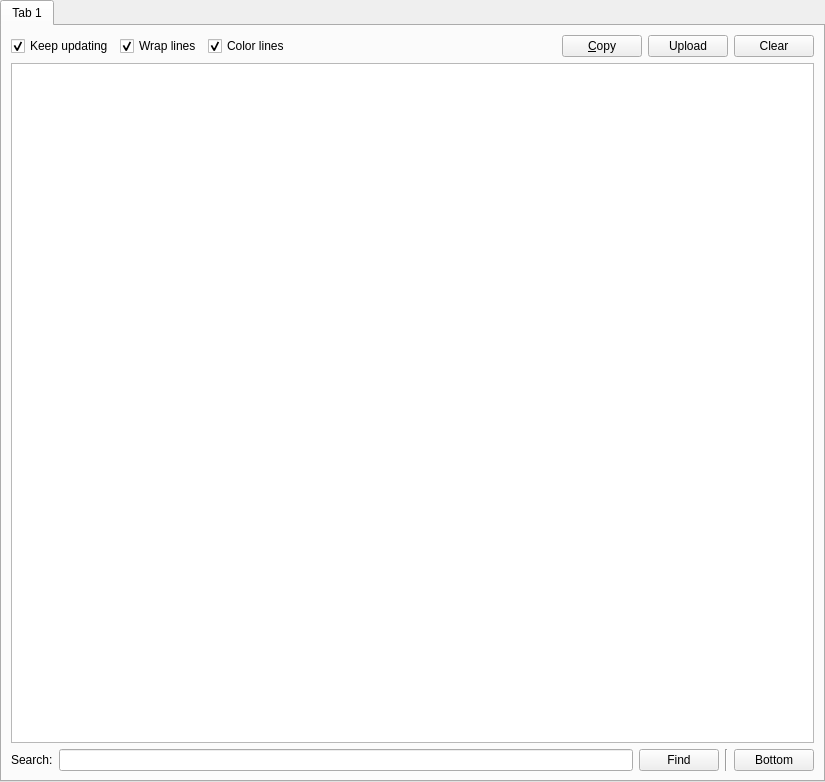
<?xml version="1.0" encoding="UTF-8"?>
<ui version="4.0">
 <class>LogPage</class>
 <widget class="QWidget" name="LogPage">
  <property name="geometry">
   <rect>
    <x>0</x>
    <y>0</y>
    <width>825</width>
    <height>782</height>
   </rect>
  </property>
  <layout class="QVBoxLayout" name="verticalLayout">
   <property name="leftMargin">
    <number>0</number>
   </property>
   <property name="topMargin">
    <number>0</number>
   </property>
   <property name="rightMargin">
    <number>0</number>
   </property>
   <property name="bottomMargin">
    <number>0</number>
   </property>
   <item>
    <widget class="QTabWidget" name="tabWidget">
     <property name="currentIndex">
      <number>0</number>
     </property>
     <widget class="QWidget" name="tab">
      <attribute name="title">
       <string notr="true">Tab 1</string>
      </attribute>
      <layout class="QGridLayout" name="gridLayout">
       <item row="1" column="0" colspan="5">
        <widget class="LogView" name="text">
         <property name="undoRedoEnabled">
          <bool>false</bool>
         </property>
         <property name="readOnly">
          <bool>true</bool>
         </property>
         <property name="plainText">
          <string notr="true"/>
         </property>
         <property name="textInteractionFlags">
          <set>Qt::LinksAccessibleByKeyboard|Qt::LinksAccessibleByMouse|Qt::TextBrowserInteraction|Qt::TextSelectableByKeyboard|Qt::TextSelectableByMouse</set>
         </property>
         <property name="centerOnScroll">
          <bool>false</bool>
         </property>
        </widget>
       </item>
       <item row="0" column="0" colspan="5">
        <layout class="QHBoxLayout" name="horizontalLayout">
         <item>
          <widget class="QCheckBox" name="trackLogCheckbox">
           <property name="text">
            <string>Keep updating</string>
           </property>
           <property name="checked">
            <bool>true</bool>
           </property>
          </widget>
         </item>
         <item>
          <widget class="QCheckBox" name="wrapCheckbox">
           <property name="text">
            <string>Wrap lines</string>
           </property>
           <property name="checked">
            <bool>true</bool>
           </property>
          </widget>
         </item>
         <item>
          <widget class="QCheckBox" name="colorCheckbox">
           <property name="text">
            <string>Color lines</string>
           </property>
           <property name="checked">
            <bool>true</bool>
           </property>
          </widget>
         </item>
         <item>
          <spacer name="horizontalSpacer">
           <property name="orientation">
            <enum>Qt::Horizontal</enum>
           </property>
           <property name="sizeHint" stdset="0">
            <size>
             <width>40</width>
             <height>20</height>
            </size>
           </property>
          </spacer>
         </item>
         <item>
          <widget class="QPushButton" name="btnCopy">
           <property name="toolTip">
            <string>Copy the whole log into the clipboard</string>
           </property>
           <property name="text">
            <string>&amp;Copy</string>
           </property>
          </widget>
         </item>
         <item>
          <widget class="QPushButton" name="btnPaste">
           <property name="toolTip">
            <string>Upload the log to the paste service configured in preferences</string>
           </property>
           <property name="text">
            <string>Upload</string>
           </property>
          </widget>
         </item>
         <item>
          <widget class="QPushButton" name="btnClear">
           <property name="toolTip">
            <string>Clear the log</string>
           </property>
           <property name="text">
            <string>Clear</string>
           </property>
          </widget>
         </item>
        </layout>
       </item>
       <item row="2" column="0">
        <widget class="QLabel" name="label">
         <property name="text">
          <string>Search:</string>
         </property>
        </widget>
       </item>
       <item row="2" column="2">
        <widget class="QPushButton" name="findButton">
         <property name="text">
          <string>Find</string>
         </property>
        </widget>
       </item>
       <item row="2" column="1">
        <widget class="QLineEdit" name="searchBar"/>
       </item>
       <item row="2" column="4">
        <widget class="QPushButton" name="btnBottom">
         <property name="toolTip">
          <string>Scroll all the way to bottom</string>
         </property>
         <property name="text">
          <string>Bottom</string>
         </property>
        </widget>
       </item>
       <item row="2" column="3">
        <widget class="Line" name="line">
         <property name="orientation">
          <enum>Qt::Vertical</enum>
         </property>
        </widget>
       </item>
      </layout>
     </widget>
    </widget>
   </item>
  </layout>
 </widget>
 <customwidgets>
  <customwidget>
   <class>LogView</class>
   <extends>QPlainTextEdit</extends>
   <header>ui/widgets/LogView.h</header>
  </customwidget>
 </customwidgets>
 <tabstops>
  <tabstop>tabWidget</tabstop>
  <tabstop>trackLogCheckbox</tabstop>
  <tabstop>wrapCheckbox</tabstop>
  <tabstop>colorCheckbox</tabstop>
  <tabstop>btnCopy</tabstop>
  <tabstop>btnPaste</tabstop>
  <tabstop>btnClear</tabstop>
  <tabstop>text</tabstop>
  <tabstop>searchBar</tabstop>
  <tabstop>findButton</tabstop>
 </tabstops>
 <resources/>
 <connections/>
</ui>
